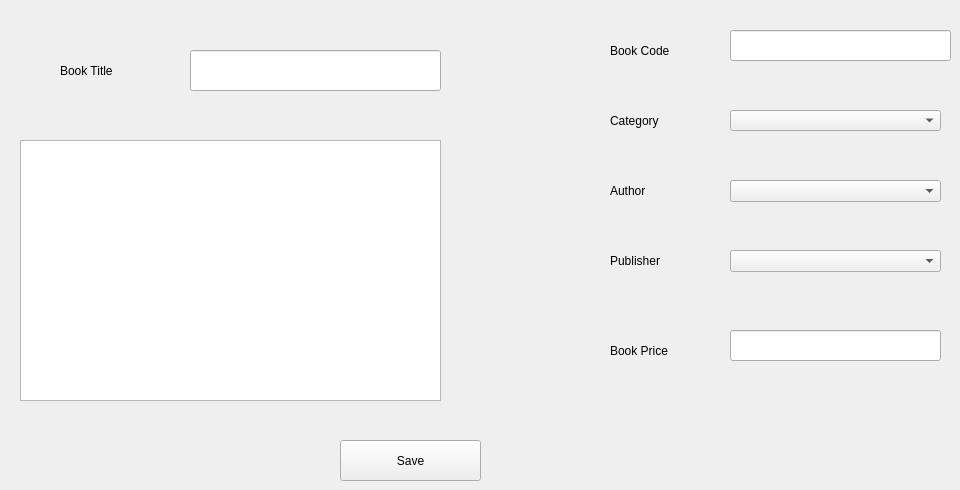
      <widget class="QWidget" name="tab_5">
       <attribute name="title">
        <string>Add New Book</string>
       </attribute>
       <widget class="QLabel" name="label_3">
        <property name="geometry">
         <rect>
          <x>60</x>
          <y>60</y>
          <width>111</width>
          <height>21</height>
         </rect>
        </property>
        <property name="text">
         <string>Book Title</string>
        </property>
       </widget>
       <widget class="QLineEdit" name="lineEdit_4">
        <property name="geometry">
         <rect>
          <x>190</x>
          <y>50</y>
          <width>251</width>
          <height>41</height>
         </rect>
        </property>
       </widget>
       <widget class="QLineEdit" name="lineEdit_3">
        <property name="geometry">
         <rect>
          <x>730</x>
          <y>30</y>
          <width>221</width>
          <height>31</height>
         </rect>
        </property>
       </widget>
       <widget class="QLabel" name="label_4">
        <property name="geometry">
         <rect>
          <x>610</x>
          <y>40</y>
          <width>91</width>
          <height>21</height>
         </rect>
        </property>
        <property name="text">
         <string>Book Code</string>
        </property>
       </widget>
       <widget class="QComboBox" name="comboBox_5">
        <property name="geometry">
         <rect>
          <x>730</x>
          <y>110</y>
          <width>211</width>
          <height>21</height>
         </rect>
        </property>
       </widget>
       <widget class="QLabel" name="label_6">
        <property name="geometry">
         <rect>
          <x>610</x>
          <y>110</y>
          <width>91</width>
          <height>21</height>
         </rect>
        </property>
        <property name="text">
         <string>Category</string>
        </property>
       </widget>
       <widget class="QComboBox" name="comboBox_4">
        <property name="geometry">
         <rect>
          <x>730</x>
          <y>180</y>
          <width>211</width>
          <height>22</height>
         </rect>
        </property>
       </widget>
       <widget class="QLabel" name="label_7">
        <property name="geometry">
         <rect>
          <x>610</x>
          <y>180</y>
          <width>91</width>
          <height>21</height>
         </rect>
        </property>
        <property name="text">
         <string>Author</string>
        </property>
       </widget>
       <widget class="QComboBox" name="comboBox_3">
        <property name="geometry">
         <rect>
          <x>730</x>
          <y>250</y>
          <width>211</width>
          <height>22</height>
         </rect>
        </property>
       </widget>
       <widget class="QLabel" name="label_8">
        <property name="geometry">
         <rect>
          <x>610</x>
          <y>250</y>
          <width>91</width>
          <height>21</height>
         </rect>
        </property>
        <property name="text">
         <string>Publisher</string>
        </property>
       </widget>
       <widget class="QLineEdit" name="lineEdit_2">
        <property name="geometry">
         <rect>
          <x>730</x>
          <y>330</y>
          <width>211</width>
          <height>31</height>
         </rect>
        </property>
       </widget>
       <widget class="QLabel" name="label_5">
        <property name="geometry">
         <rect>
          <x>610</x>
          <y>340</y>
          <width>91</width>
          <height>21</height>
         </rect>
        </property>
        <property name="text">
         <string>Book Price</string>
        </property>
       </widget>
       <widget class="QPushButton" name="pushButton_7">
        <property name="geometry">
         <rect>
          <x>340</x>
          <y>440</y>
          <width>141</width>
          <height>41</height>
         </rect>
        </property>
        <property name="text">
         <string>Save</string>
        </property>
       </widget>
       <widget class="QTextEdit" name="textEdit">
        <property name="geometry">
         <rect>
          <x>20</x>
          <y>140</y>
          <width>421</width>
          <height>261</height>
         </rect>
        </property>
       </widget>
      </widget>
